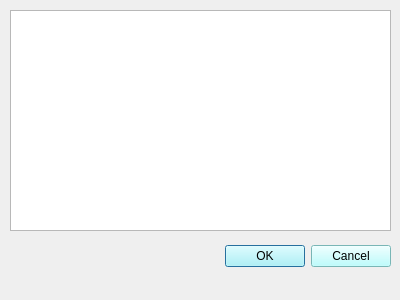
<?xml version="1.0" encoding="UTF-8"?>
<ui version="4.0">
 <class>comment</class>
 <widget class="QDialog" name="comment">
  <property name="geometry">
   <rect>
    <x>0</x>
    <y>0</y>
    <width>400</width>
    <height>300</height>
   </rect>
  </property>
  <property name="windowTitle">
   <string>Dialog</string>
  </property>
  <widget class="QDialogButtonBox" name="choice">
   <property name="geometry">
    <rect>
     <x>10</x>
     <y>240</y>
     <width>381</width>
     <height>32</height>
    </rect>
   </property>
   <property name="styleSheet">
    <string notr="true">background-color: rgb(170, 255, 255);</string>
   </property>
   <property name="orientation">
    <enum>Qt::Horizontal</enum>
   </property>
   <property name="standardButtons">
    <set>QDialogButtonBox::Cancel|QDialogButtonBox::Ok</set>
   </property>
  </widget>
  <widget class="QTextEdit" name="content">
   <property name="geometry">
    <rect>
     <x>10</x>
     <y>10</y>
     <width>381</width>
     <height>221</height>
    </rect>
   </property>
  </widget>
 </widget>
 <resources/>
 <connections>
  <connection>
   <sender>choice</sender>
   <signal>accepted()</signal>
   <receiver>comment</receiver>
   <slot>accept()</slot>
   <hints>
    <hint type="sourcelabel">
     <x>248</x>
     <y>254</y>
    </hint>
    <hint type="destinationlabel">
     <x>157</x>
     <y>274</y>
    </hint>
   </hints>
  </connection>
  <connection>
   <sender>choice</sender>
   <signal>rejected()</signal>
   <receiver>comment</receiver>
   <slot>reject()</slot>
   <hints>
    <hint type="sourcelabel">
     <x>316</x>
     <y>260</y>
    </hint>
    <hint type="destinationlabel">
     <x>286</x>
     <y>274</y>
    </hint>
   </hints>
  </connection>
 </connections>
</ui>
